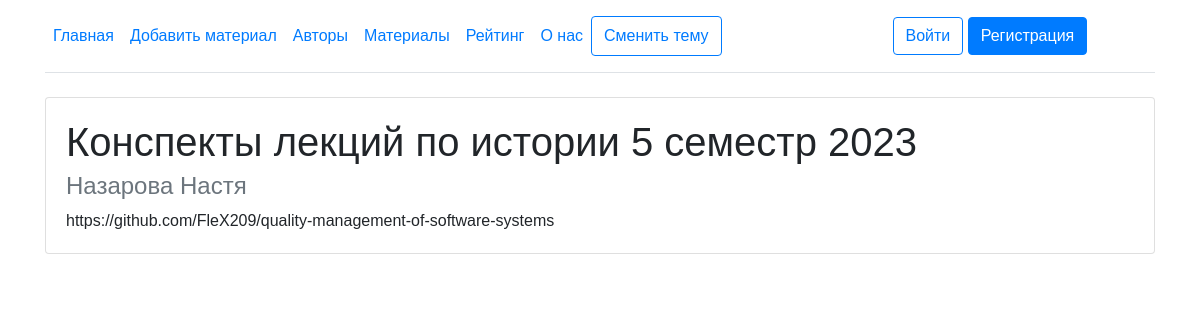
The app's page /materials/7/ with its own data.
### main/models.py (models this page shows, shortened)
class Task(models.Model):
    title = models.CharField('Название', max_length=50)
    author = models.CharField('ФИО', max_length=50)
    task = models.TextField('Описание')
    class Meta:
        verbose_name = 'Задача'
        verbose_name_plural = 'Задачи'

### main/views.py (the view)
# urls.py: path('materials/<int:task_id>/', views.material_detail, name='material_detail'),
def material_detail(request, task_id):
    task = get_object_or_404(Task, id=task_id)
    return render(request, 'main/material_detail.html', {'title': task.title, 'task': task})

### main/templates/main/material_detail.html (shortened to what this page needs)
{% extends 'main/base.html' %}
{% block content %}
    <div class="container mt-4">
        <div class="card">
            <div class="card-body">
                <h1 class="card-title">{{ task.title }}</h1>
                <h4 class="card-subtitle mb-2 text-muted">{{ task.author }}</h4>
                <p class="card-text">{{ task.task }}</p>
            </div>
        </div>
    </div>
{% endblock %}

### main/templates/main/base.html (style rules this page uses)
body { font-family: Arial, sans-serif; transition: background-color 0.3s ease; }

### records on screen
Task: title "Конспекты лекций по истории 5 семестр 2023", author "Назарова Настя", task "https://github.com/FleX209/quality-management-of-software-systems"
